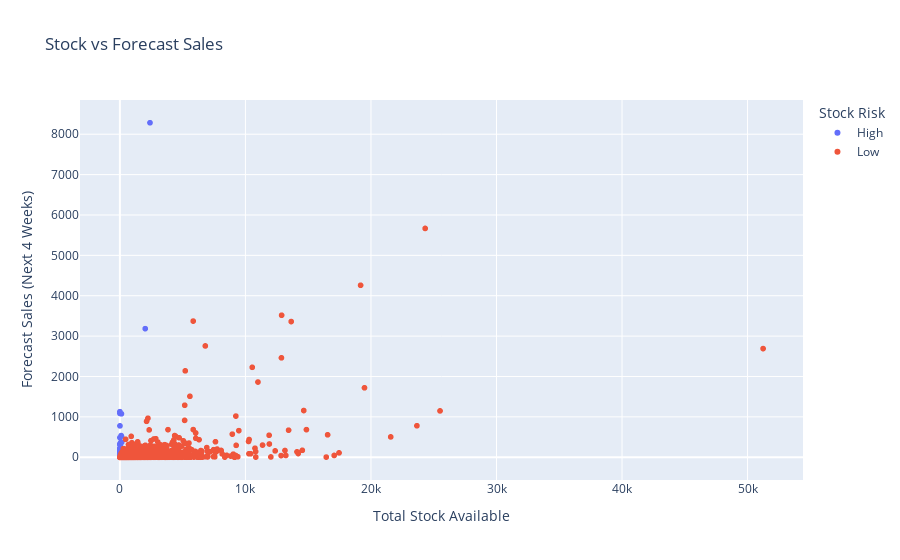

Notebook code cell kept with this figure:
### Code cell
import plotly.express as px

# Create a new column for hover information
df["Hover Info"] = df["ISBN"].astype(str) + "<br>" + df["Product title"]

# Create interactive scatter plot
fig = px.scatter(df, 
                 x=df["Retailer number of units in stock"] + df["Current number of units in DK warehouse"],
                 y=df["Forecast sales for next 4 weeks"], 
                 color=df["Stock Risk"], 
                 hover_data=["ISBN", "Product title"], 
                 title="Stock vs Forecast Sales")

fig.update_layout(xaxis_title="Total Stock Available",
                  yaxis_title="Forecast Sales (Next 4 Weeks)")

# Show the interactive plot
fig.show()

### Figure 1 — Plotly figure (JSON) as saved in the notebook; plotly's stock layout.template omitted (floating-point values rounded to 4 significant figures; data arrays with more than 128 entries replaced by an {"elided": "..."} marker saying what was removed)
{"data": [{"customdata": {"elided": "440x2 mixed values"}, "hovertemplate": "Stock Risk=High<br>x=%{x}<br>y=%{y}<br>ISBN=%{customdata[0]}<br>Product title=%{customdata[1]}<extra></extra>", "legendgroup": "High", "marker": {"color": "#636efa", "symbol": "circle"}, "mode": "markers", "name": "High", "showlegend": true, "type": "scattergl", "x": {"elided": "440 int values"}, "xaxis": "x", "y": {"elided": "440 float values"}, "yaxis": "y"}, {"customdata": {"elided": "4258x2 mixed values"}, "hovertemplate": "Stock Risk=Low<br>x=%{x}<br>y=%{y}<br>ISBN=%{customdata[0]}<br>Product title=%{customdata[1]}<extra></extra>", "legendgroup": "Low", "marker": {"color": "#EF553B", "symbol": "circle"}, "mode": "markers", "name": "Low", "showlegend": true, "type": "scattergl", "x": {"elided": "4258 int values"}, "xaxis": "x", "y": {"elided": "4258 float values"}, "yaxis": "y"}], "layout": {"legend": {"title": {"text": "Stock Risk"}, "tracegroupgap": 0}, "title": {"text": "Stock vs Forecast Sales"}, "xaxis": {"anchor": "y", "domain": [0, 1], "title": {"text": "Total Stock Available"}}, "yaxis": {"anchor": "x", "domain": [0, 1], "title": {"text": "Forecast Sales (Next 4 Weeks)"}}}}
